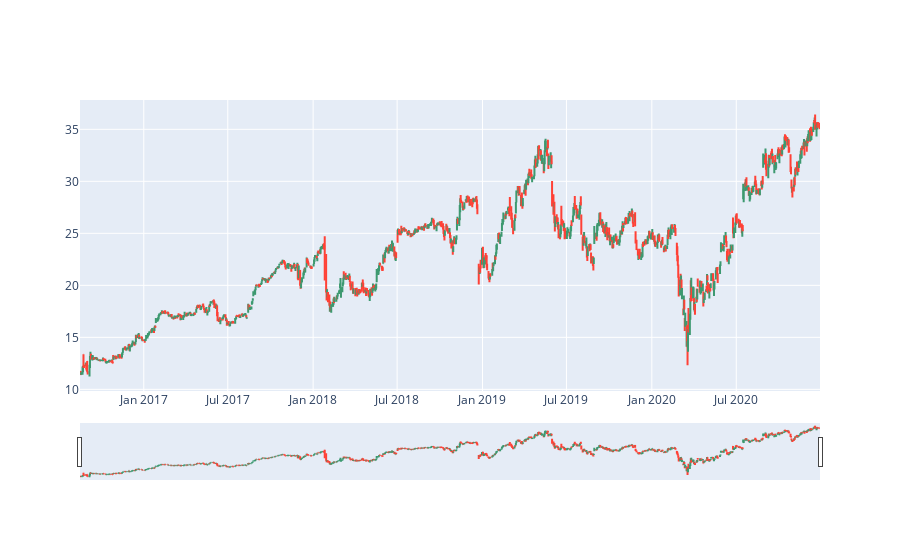

Source (notebook cell):
### Markdown cell above
# 5.2 Basic MACD

### Code cell
import plotly.graph_objects as go

#DE_Data=DE_Data.reset_index()

fig = go.Figure(data=go.Ohlc(x=DE_Data['Date'],
        open=DE_Data['Open'],
        high=DE_Data['High'],
        low=DE_Data['Low'],
        close=DE_Data['Close']))
fig.show()

### Figure 1 — Plotly figure (JSON) as saved in the notebook; plotly's stock layout.template omitted (floating-point values rounded to 4 significant figures; data arrays with more than 128 entries replaced by an {"elided": "..."} marker saying what was removed)
{"data": [{"close": {"elided": "1099 float values"}, "high": {"elided": "1099 float values"}, "low": {"elided": "1099 float values"}, "open": {"elided": "1099 float values"}, "type": "ohlc", "x": {"elided": "1099 str values"}}], "layout": {}}
